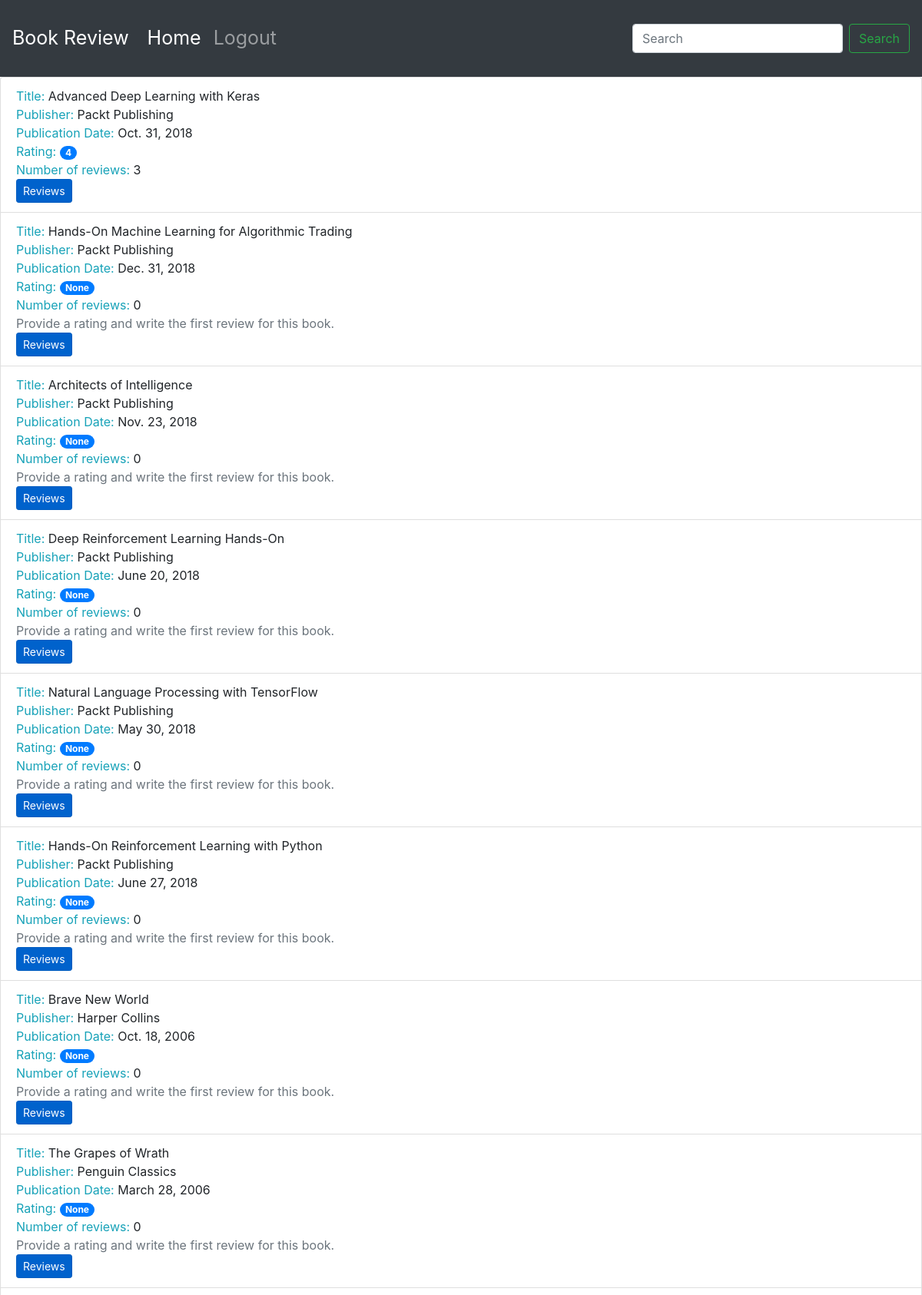
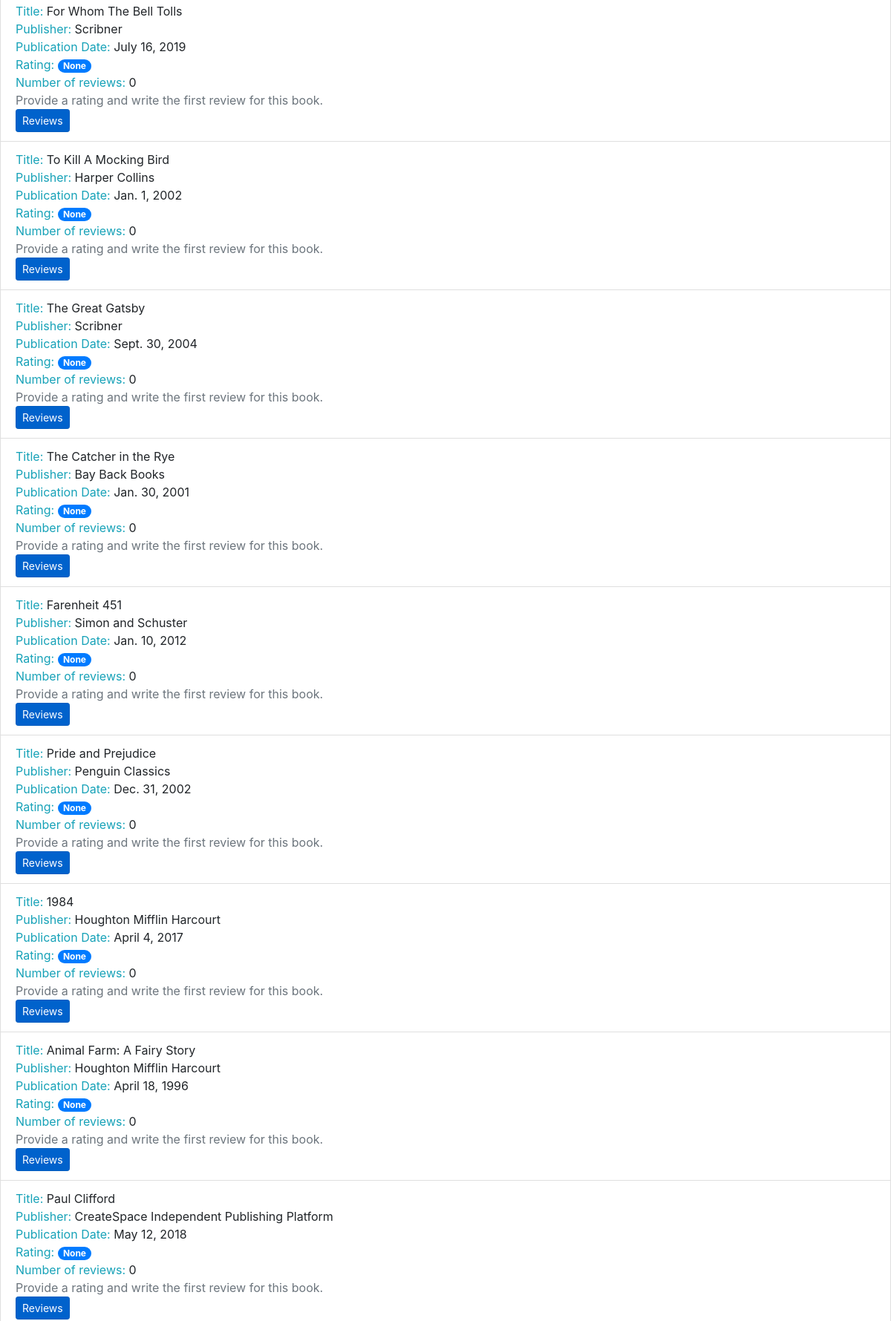
The page /books/ (upper part) on the database its author committed (2 pictures, top to bottom).
### reviews/models.py (models this page shows, shortened)
class Book(models.Model):
    title = models.CharField(
        max_length=70, help_text="The title of the book.")
    publication_date = models.DateField(
        verbose_name="Date the book was published.")
    isbn = models.CharField(
        max_length=20, verbose_name="ISBN number of the book.")
    publisher = models.ForeignKey(
        Publisher, on_delete=models.CASCADE)
    contributors = models.ManyToManyField("Contributor", through="BookContributor")

class Publisher(models.Model):
    name = models.CharField(
        max_length=50,
        help_text="The name of the Publisher.")
    website = models.URLField(
        help_text="The Publisher's website.")
    email = models.EmailField(
        help_text="The Publisher's email addres.")
    def __str__(self):
        return self.name

### reviews/views.py (the view)
# urls.py: path('books/', views.book_list, name='book_list'),
def book_list(request):
    books = Book.objects.all()
    books_with_reviews = []
    for book in books:
        reviews = book.review_set.all()
        if reviews:
            book_rating = average_rating([review.rating for review in reviews])
            number_of_reviews = len(reviews)
        else:
            book_rating = None
            number_of_reviews = 0
        books_with_reviews.append({"book": book, "book_rating": book_rating, "number_of_reviews": number_of_reviews})
    context = {
        "book_list": books_with_reviews
    }
    return render(request, "reviews/book_list.html", context)

### reviews/utils.py (called while the page is built)
def average_rating(rating_list):
    if not rating_list:
        return 0
    return round(sum(rating_list)/len(rating_list))

### reviews/templates/reviews/book_list.html (shortened to what this page needs)
{% extends 'base.html' %}
{% block content %}
<ul class="list-group">
  {% for item in book_list %}
  <li class="list-group-item">
      <span class="text-info">Title: </span> <span>{{ item.book.title }}</span>
      <br>
      <span class="text-info">Publisher: </span><span>{{ item.book.publisher }}</span>
      <br>
      <span class="text-info">Publication Date: </span><span>{{ item.book.publication_date }}</span>
      <br>
      <span class="text-info">Rating: </span><span class="badge badge-primary badge-pill">{{ item.book_rating }}</span>
      <br>
      <span class="text-info">Number of reviews: </span><span>{{ item.number_of_reviews }}</span>
      <br>
      {% if item.book_rating is null %}
      <span class="text-secondary">Provide a rating and write the first review for this book.</span>
      <br>
      {% endif %}
      <a class="btn btn-primary btn-sm active" role="button" aria-pressed="true" href="/book/{{ item.book.id }}/">Reviews</a></li>
  {% endfor %}
</ul>
{% endblock %}

### rows shown on the page
Book: book "Advanced Deep Learning with Keras", book.publisher "Packt Publishing", book.publication_date "Oct. 31, 2018", book_rating "4", number_of_reviews "3"
Book: book "Hands-On Machine Learning for Algorithmic Trading", book.publisher "Packt Publishing", book.publication_date "Dec. 31, 2018", book_rating "None", number_of_reviews "0", shows "Provide a rating and write the first review for this book."
Book: book "Architects of Intelligence", book.publisher "Packt Publishing", book.publication_date "Nov. 23, 2018", book_rating "None", number_of_reviews "0", shows "Provide a rating and write the first review for this book."
Book: book "Deep Reinforcement Learning Hands-On", book.publisher "Packt Publishing", book.publication_date "June 20, 2018", book_rating "None", number_of_reviews "0", shows "Provide a rating and write the first review for this book."
Book: book "Natural Language Processing with TensorFlow", book.publisher "Packt Publishing", book.publication_date "May 30, 2018", book_rating "None", number_of_reviews "0", shows "Provide a rating and write the first review for this book."
Book: book "Hands-On Reinforcement Learning with Python", book.publisher "Packt Publishing", book.publication_date "June 27, 2018", book_rating "None", number_of_reviews "0", shows "Provide a rating and write the first review for this book."
Book: book "Brave New World", book.publisher "Harper Collins", book.publication_date "Oct. 18, 2006", book_rating "None", number_of_reviews "0", shows "Provide a rating and write the first review for this book."
Book: book "The Grapes of Wrath", book.publisher "Penguin Classics", book.publication_date "March 28, 2006", book_rating "None", number_of_reviews "0", shows "Provide a rating and write the first review for this book."
Book: book "For Whom The Bell Tolls", book.publisher "Scribner", book.publication_date "July 16, 2019", book_rating "None", number_of_reviews "0", shows "Provide a rating and write the first review for this book."
Book: book "To Kill A Mocking Bird", book.publisher "Harper Collins", book.publication_date "Jan. 1, 2002", book_rating "None", number_of_reviews "0", shows "Provide a rating and write the first review for this book."
Book: book "The Great Gatsby", book.publisher "Scribner", book.publication_date "Sept. 30, 2004", book_rating "None", number_of_reviews "0", shows "Provide a rating and write the first review for this book."
Book: book "The Catcher in the Rye", book.publisher "Bay Back Books", book.publication_date "Jan. 30, 2001", book_rating "None", number_of_reviews "0", shows "Provide a rating and write the first review for this book."
Book: book "Farenheit 451", book.publisher "Simon and Schuster", book.publication_date "Jan. 10, 2012", book_rating "None", number_of_reviews "0", shows "Provide a rating and write the first review for this book."
Book: book "Pride and Prejudice", book.publisher "Penguin Classics", book.publication_date "Dec. 31, 2002", book_rating "None", number_of_reviews "0", shows "Provide a rating and write the first review for this book."
Book: book "1984", book.publisher "Houghton Mifflin Harcourt", book.publication_date "April 4, 2017", book_rating "None", number_of_reviews "0", shows "Provide a rating and write the first review for this book."
Book: book "Animal Farm: A Fairy Story", book.publisher "Houghton Mifflin Harcourt", book.publication_date "April 18, 1996", book_rating "None", number_of_reviews "0", shows "Provide a rating and write the first review for this book."
Book: book "Paul Clifford", book.publisher "CreateSpace Independent Publishing Platform", book.publication_date "May 12, 2018", book_rating "None", number_of_reviews "0", shows "Provide a rating and write the first review for this book."
